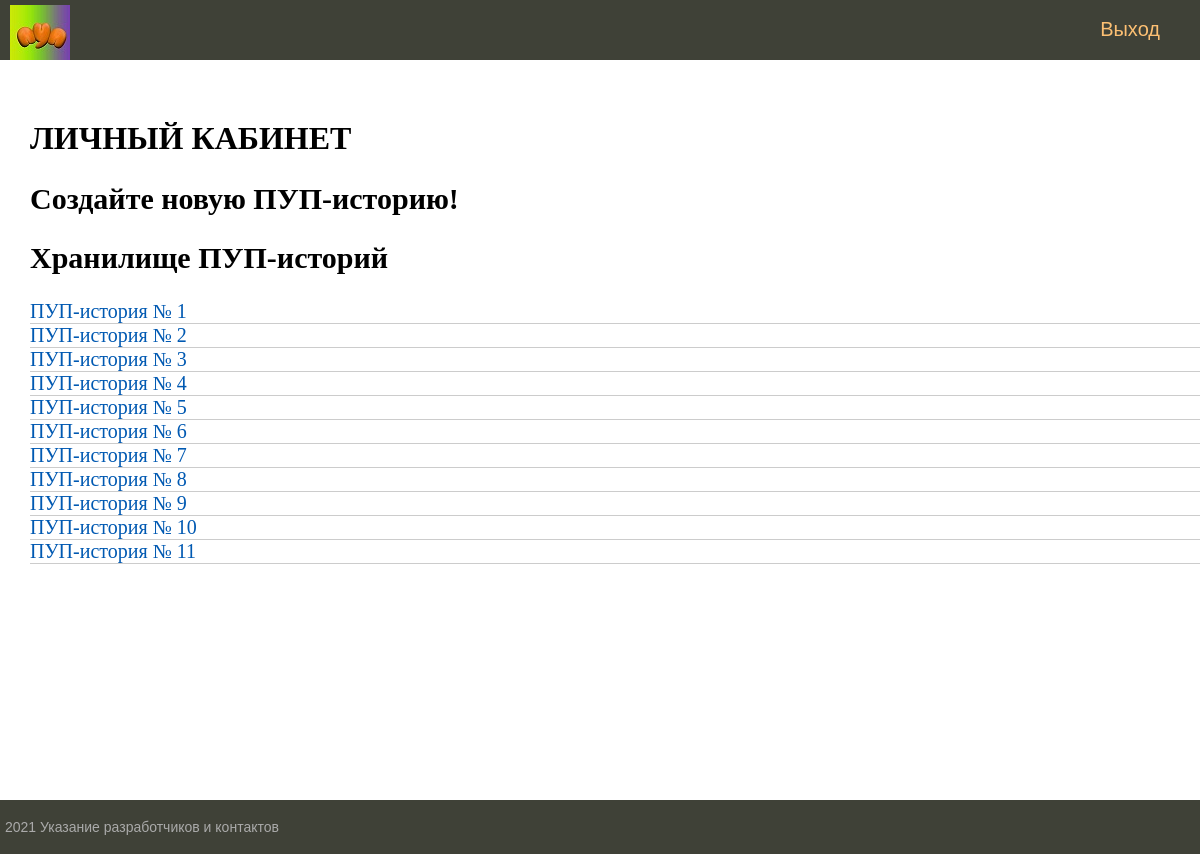
Before: /service_01/personal_page/ with the older database file.
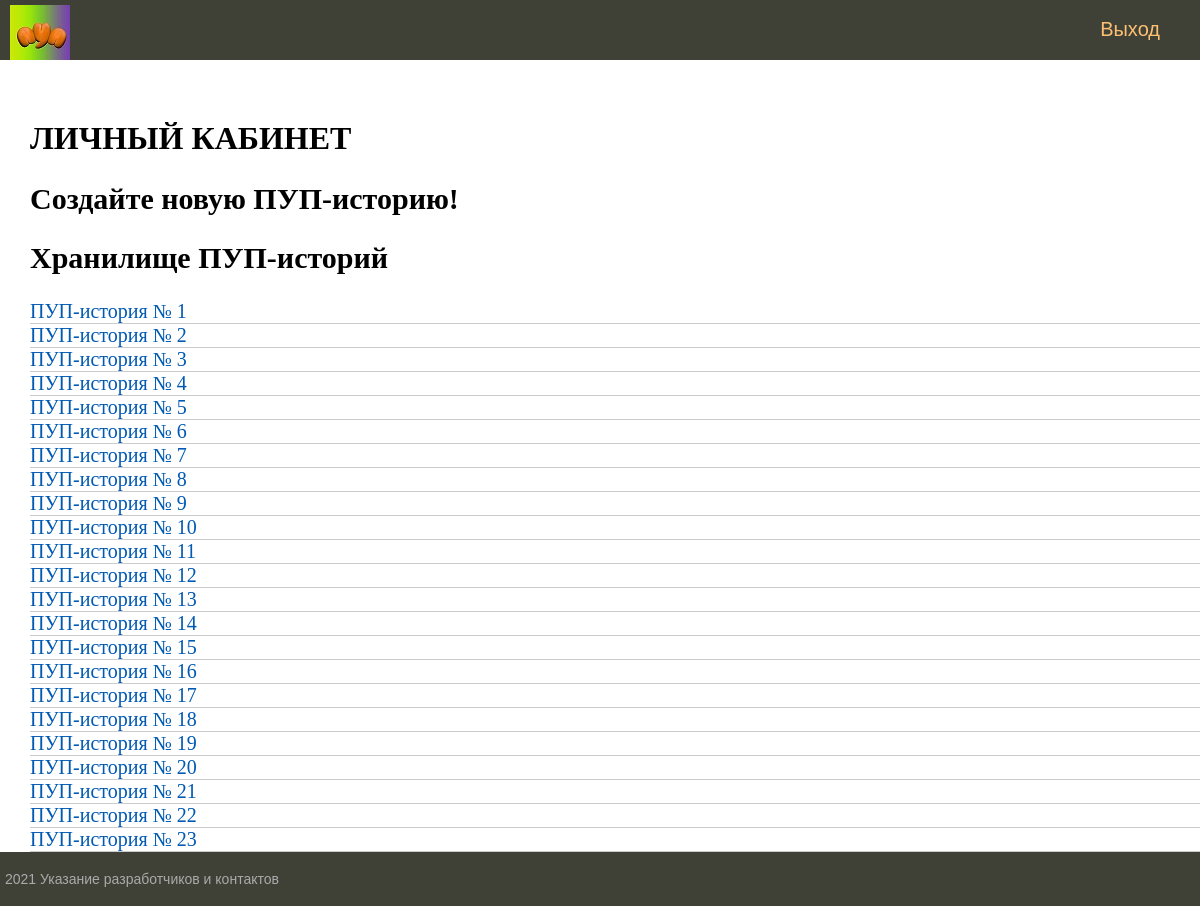
After: the same page with the newer database file.
### service_01/models.py (models this page shows)
class User_History(models.Model):
	User = models.ForeignKey(
		User,
		on_delete = models.CASCADE
	)
	History_File = models.ImageField(
		'Изображение пользователя для обработки',
		blank = True,
		upload_to = 'History_Files/%Y/%m/%d/'
	)
	History_Voice = models.FileField(
		'Аудиофайл пользователя для прослушивания',
		blank = True,
		upload_to = 'History_Voices/'
	)

### service_01/views.py (the view)
# urls.py: path('personal_page/', views.Poop_storage, name='storage'),
def Poop_storage(request):
	posts = User_History.objects.all()
	context = {
		'posts':	posts,
		'menu':		pers_menu,
		'title':	"ЛИЧНЫЙ КАБИНЕТ"
	}
	return render(request, 'Storage_Page.html', context=context)

### service_01/templates/Storage_Page.html
{% extends 'Base.html' %}
{% block content %}
<h1>{{title}}</h1>
<ul class="list-articles">
    <h2>Создайте новую ПУП-историю!</h2>
    <h2>Хранилище ПУП-историй</h2>
    {% for p in posts %}
    <li>
        <p1 class="link-read-post"><a href="#">ПУП-история № {{p.id}}</a></p1>
    </li>
    {% endfor %}
</ul>
{% endblock %}

### service_01/templates/Base.html (shortened to what this page needs)
{% load static %}
<!DOCTYPE html>
<html>
<head>
    <link type="text/css" href="{% static 'css/styles.css' %}" rel="stylesheet" />
</head>
<body>
<table class="table-page" border=0 cellpadding="0" cellspacing="0">
<tr><td valign=top>
{% block mainmenu %}
<div class="header">
    <ul id="mainmenu" class="mainmenu">
    <li class="logo"><a href="{% url 'home' %}"><div class="logo"></div></a></li>
    {% for m in menu %}
        {% if not forloop.last %}
            <li><a href="{% url m.url_name %}">{{m.title}}</a></li>
        {% else %}
            <li class="last"><a href="{% url m.url_name %}">{{m.title}}</a></li>
        {% endif %}
    {% endfor %}
    </ul>
</div>
{% endblock mainmenu %}
<div class="content-text">
{% block content %}
{% endblock %}
</div>
</td></tr></table>
<tr><td valign=top>
	<div id="footer">
		<p>2021 Указание разработчиков и контактов</p>
	</div>
</td></tr></table>
</body>
</html>

### service_01/static/css/styles.css (style rules this page uses)
html, body { font-family: 'Arial'; margin: 0; padding: 0; height: 100%; width: 100%; color: #444; }
a { color: #0059b2; text-decoration: none; }
ul.list-articles { list-style: none; margin: 0; padding: 0; }
ul.list-articles li { border-bottom: 1px solid #ccc; }
.table-page { width: 100%; height: 100%; vertical-align: top; }
.table-page tr { height: 100%; }
.header { background: #3F4137; height: 60px; }
.logo { background: url('../images/logo1.jpg') no-repeat 10px 5px; width: 70px; height: 60px; }
ul.mainmenu { list-style: none; margin: 0; padding: 0; height: 60px; color: #fdc073; font-size: 20px; overflow: hidden; }
ul.mainmenu li { float: left; margin: 18px 40px 0 30px; }
ul.mainmenu li.logo { margin: 0; }
ul.mainmenu li.last { float: right; }
ul.mainmenu li a { color: #fdc073; text-decoration: none; }
.content-text { margin: 60px 0 0 30px; color: #000; font-size: 20px; font-family: Yandex Sans Display Light; }
.content-text h1 { font-size: 32px; }
#footer { box-sizing: border-box; background: #3F4137; padding: 5px; color: #aaa; font-size: 14px; font-family: Verdana, Geneva, Arial, Helvetica; text-align: left; overflow: hidden; }

Changed rows visible on the page:
added User_History: id "12"
added User_History: id "13"
added User_History: id "14"
added User_History: id "15"
added User_History: id "16"
added User_History: id "17"
added User_History: id "18"
added User_History: id "19"
added User_History: id "20"
added User_History: id "21"
added User_History: id "22"
added User_History: id "23"
